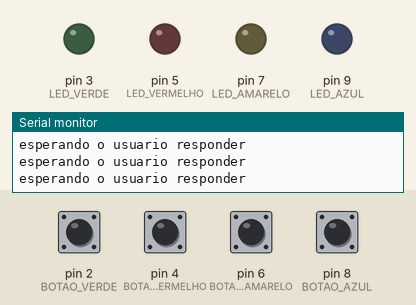
The sketch below on a simulated Arduino Uno, built with avr-gcc and run on an emulated ATmega328P. Shown: output pins drawn as LEDs (lit = HIGH), the last lines printed to the serial monitor. The test bench sets the inputs (shaded band); at power-on: pin 2 (BOTAO_VERDE), pin 4 (BOTAO_VERMELHO), pin 6 (BOTAO_AMARELO), pin 8 (BOTAO_AZUL) HIGH. Random numbers use the default seed unless the sketch sets one.

Above: at 1.3 s.
1.4 s: pin 2 (BOTAO_VERDE) pulled LOW for 0.15 s
At 1.52 s:
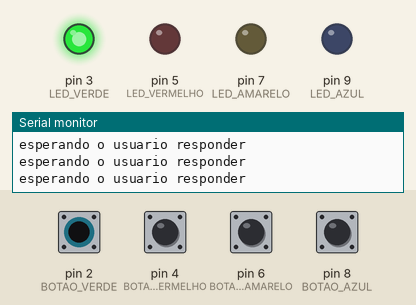
At 2.7 s:
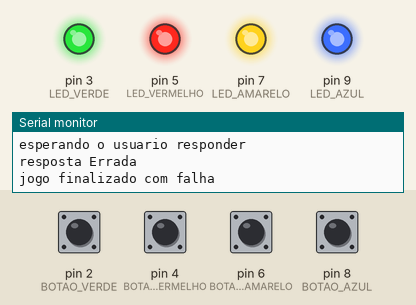
Timing chart, 0 to 4.4 s (numbered marks = the images above; inputs shaded):
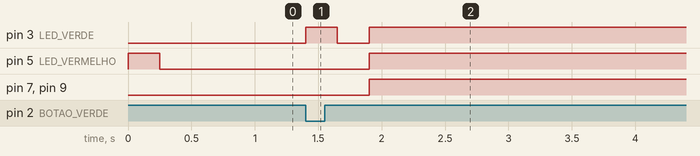

The sketch:

codigofinal.ino
```cpp
// C++ code
//
#define BOTAO_VERDE 2
#define LED_VERDE 3
#define BOTAO_VERMELHO 4
#define LED_VERMELHO 5
#define BOTAO_AMARELO 6
#define LED_AMARELO 7
#define BOTAO_AZUL 8
#define LED_AZUL 9

#define INDEFINIDO -1

#define TAMANHO_SEQUENCIA 4

int rodada = 0;

int ledsRespondidos = 0;

enum Estados{
 PRONTO_PARA_PROXIMA_RODADA,
 USUARIO_RESPONDENDO,
 JOGO_FINALIZADO_COM_SUCESSO,
 JOGO_FINALIZADO_COM_FALHA
 };

int sequencia[TAMANHO_SEQUENCIA];


void iniciaPortas(){
  for(int i = 2; i < 10; i ++){
    if(i % 2 == 1){
      pinMode(i, OUTPUT);
    } else if(i % 2 == 0){
      pinMode(i, INPUT_PULLUP);
     }

  }
}


int sorteiaCor(){
  int i = random(BOTAO_VERDE, LED_AZUL + 1);
  //enquanto o numero sorteado for o de um botão, o loop não para
  while(i % 2 == 0){
    i = random(BOTAO_VERDE, LED_AZUL + 1);
  }
  return(i);
}

int piscaLed(int porta){
  digitalWrite(porta, HIGH);
  delay(250);
  digitalWrite(porta, LOW);
  delay(250);
  return(porta);
}

void iniciaJogo(){
  int jogo = analogRead(0);
  randomSeed(jogo);
  for(int i = 0; i < TAMANHO_SEQUENCIA  ; i++){
    sequencia[i] = sorteiaCor();
  }

}


void setup()
{
  Serial.begin(9600);
  iniciaPortas();
  iniciaJogo();

}


void jogoFinalizadoComSucesso(){
  piscaLed(LED_AZUL);
  piscaLed(LED_AMARELO);
  piscaLed(LED_VERMELHO);
  piscaLed(LED_VERDE);
}

void jogoFinalizadoComFalha(){
  digitalWrite(LED_AZUL, HIGH);
  digitalWrite(LED_AMARELO, HIGH);
  digitalWrite(LED_VERMELHO, HIGH);
  digitalWrite(LED_VERDE, HIGH);
  delay(1000);
  digitalWrite(LED_AZUL, LOW);
  digitalWrite(LED_AMARELO, LOW);
  digitalWrite(LED_VERMELHO, LOW);
  digitalWrite(LED_VERDE, LOW);
}


void tocaLedsRodada(){
   for(int i = 0; i < rodada; i++){
    piscaLed(sequencia[i]);
  }
}


int estadoAtual(){
  if(rodada <= TAMANHO_SEQUENCIA){
    if(ledsRespondidos == rodada){
      return PRONTO_PARA_PROXIMA_RODADA;
    } else {
     return USUARIO_RESPONDENDO;
    }

  }else if(rodada == TAMANHO_SEQUENCIA + 1){
    return JOGO_FINALIZADO_COM_SUCESSO;
  } else {
    return JOGO_FINALIZADO_COM_FALHA;
  }

 }

void preparaNovaRodada(){
  rodada++;
  ledsRespondidos = 0;
  if(rodada <= TAMANHO_SEQUENCIA){
   tocaLedsRodada();
  }
}

int respostaUsuario(){
 if(digitalRead(BOTAO_VERDE) == LOW){
    return(piscaLed(LED_VERDE));
  }else if (digitalRead(BOTAO_VERMELHO) == LOW){
    return(piscaLed(LED_VERMELHO));
  }else if (digitalRead(BOTAO_AMARELO) == LOW){
    return(piscaLed(LED_AMARELO));
  }else if (digitalRead(BOTAO_AZUL) == LOW){
    return(piscaLed(LED_AZUL));
  }
  return INDEFINIDO;
}

void processaRespostaUsuario(){
  int resposta = respostaUsuario();
  if(resposta == INDEFINIDO){
    return;
  }

  if(resposta == sequencia[ledsRespondidos]){
    ledsRespondidos++;
  } else {
    Serial.println("resposta Errada");
    rodada = TAMANHO_SEQUENCIA + 2;
  }
}


void loop(){
 switch(estadoAtual()){
  case PRONTO_PARA_PROXIMA_RODADA:
      Serial.println("pronto para a proxima rodada");
      preparaNovaRodada();
      break;
  case USUARIO_RESPONDENDO:
      Serial.println("esperando o usuario responder");
      processaRespostaUsuario();
      break;
  case JOGO_FINALIZADO_COM_SUCESSO:
      Serial.println("jogo finalizado com sucesso");
      jogoFinalizadoComSucesso();
      break;
  case JOGO_FINALIZADO_COM_FALHA:
      Serial.println("jogo finalizado com falha");
      jogoFinalizadoComFalha();
      break;
 }
}
```

Measured:
- after the input at 1.4 s, pin 3 (LED_VERDE): LOW → HIGH at once, → LOW 0.25 s later, → HIGH 0.25 s later; pin 5 (LED_VERMELHO), pin 7 (LED_AMARELO), pin 9 (LED_AZUL): LOW → HIGH after 0.50 s
